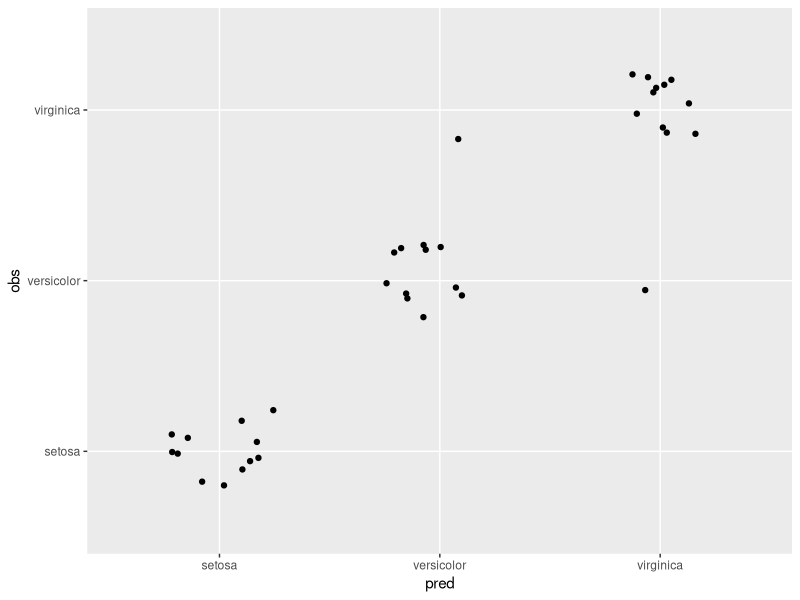
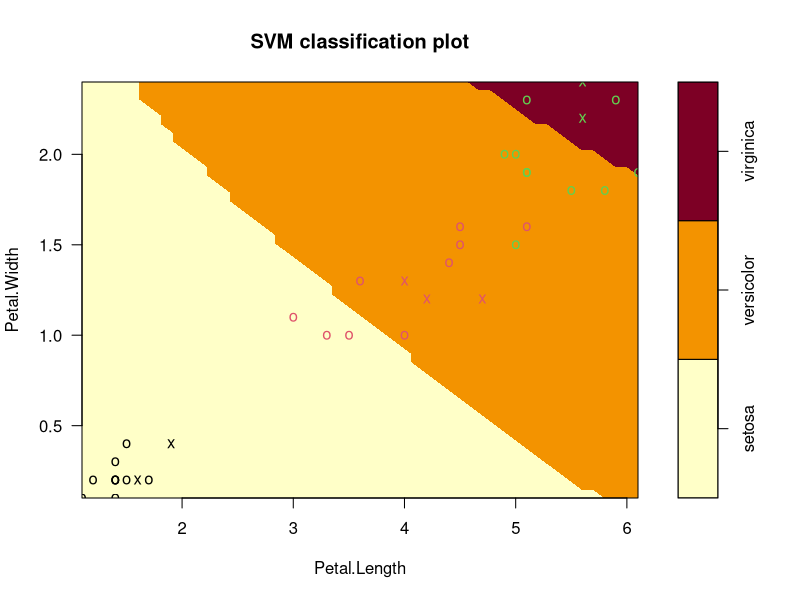
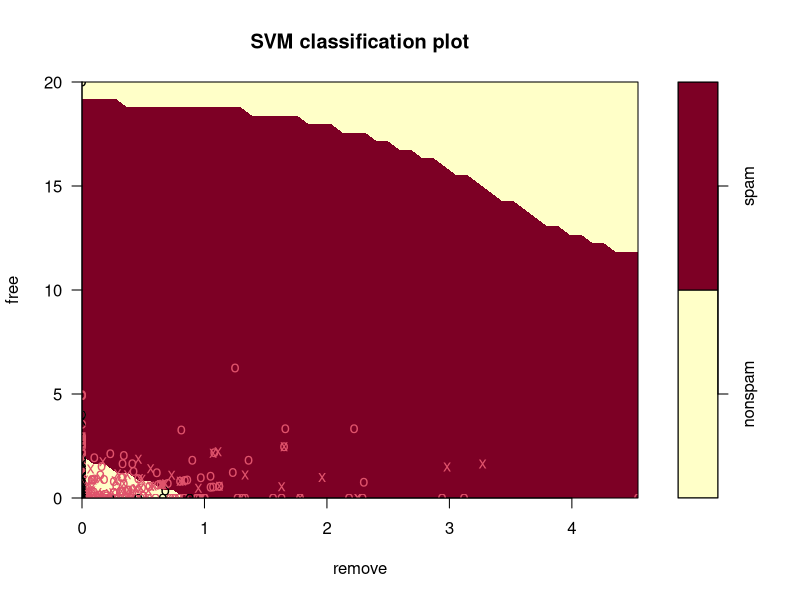
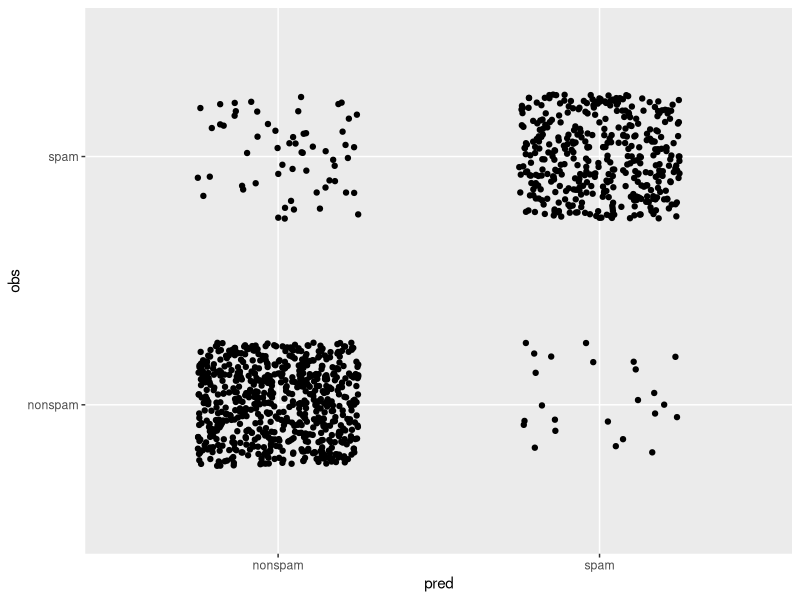

These figures' R source, in order:
# -----------------------------------------------------------------
# Clasificacion con caret - SVM
# -----------------------------------------------------------------

library(caret)
library(kernlab)
library(e1071)

# Particionamos los datos
set.seed(4242)
indices <- createDataPartition(iris$Species, p = .75, list = FALSE)
training = iris[indices, ]
test = iris[-indices, ] 

# Configuramos la selección del modelo durante entrenamiento
train10CV <- trainControl(method = "cv", number = 10, classProbs = TRUE)

# Entrenamos una SVM con kernel RBF
svmRBF <- train(Species ~ ., data = training,
                method = "svmRadial", trControl = train10CV,
                preProc = c("center", "scale"))
svmRBF # Examinamos el resultado de entrenamiento

confusionMatrix(svmRBF) # Matriz de confusión de resultados en entrenamiento

pred <- predict(svmRBF, test)  # Anñalisis de resutados sobre datos de test
confusionMatrix(pred, test$Species)

pred <- predict(svmRBF, test, type = "prob") # Predicción de probabilidades por clase
pred$obs <- test$Species
pred$pred <- predict(svmRBF, test)
multiClassSummary(pred, lev = levels(pred$obs))

# Visualizar los fallos en la predicción
ggplot(pred, aes(x = pred, y = obs)) + geom_jitter(position = position_jitter(width = 0.25, height = 0.25))

# Visualización de la SVM utilizando el paquete e1071
svm <- svm(Species ~ ., data = training)
plot(svm, test, Petal.Width ~ Petal.Length, slice = list(Sepal.Width = 3, Sepal.Length = 4)) # Al ser multiclase precisa información sobre dimensiones adicionales

data(spam)  # Probamos con un dataset binario
indices <- createDataPartition(spam$type, p = .75, list = FALSE)
training = spam[indices, ]
test = spam[-indices, ] 

svm <- svm(type ~ ., data = training)  # Entrenar y mostrar el modelo
plot(svm, test, free ~ remove)

# Visualizar los fallos en la predicción
pred <- data.frame(pred = predict(svm, test), obs = test$type)
ggplot(pred, aes(x = pred, y = obs)) + geom_jitter(position = position_jitter(width = 0.25, height = 0.25))
